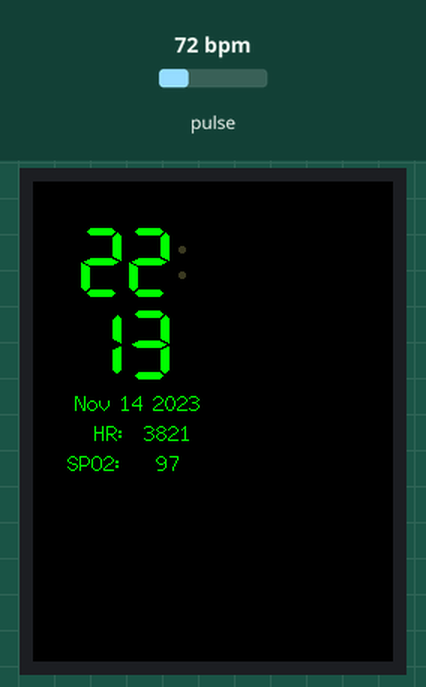
The sketch below on a simulated ESP32. On the bench: 240×320 colour display. The test bench sets the inputs (shaded band); at power-on: pulse 72 bpm. Nothing arrives over Bluetooth unless stated; what the sketch prints to the serial monitor is not drawn.

Above: at 1.4 s.
1.5 s: pulse set to 42 bpm
Timing chart, 0 to 4.5 s (numbered marks = the images above; inputs shaded):
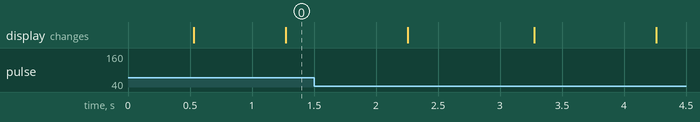

The sketch:

ClockHR.ino
```cpp
#include <TFT_eSPI.h> // Graphics and font library for ST7735 driver chip
#include <SPI.h>
#include <Wire.h>
//#include <WiFi.h>
//#include <HTTPClient.h>
#include <Arduino_JSON.h>
#include "Button2.h"
#include "MAX30105.h"
#include "esp_adc_cal.h"
#include "BluetoothSerial.h"


#include "heartRate.h"

MAX30105 particleSensor;

#define I2C_SDA 21
#define I2C_SCL 22

#define BUTTON_1            35
#define BUTTON_2            0

TFT_eSPI tft = TFT_eSPI();  // Invoke library, pins defined in User_Setup.h
Button2 btn1(BUTTON_1);
Button2 btn2(BUTTON_2);

const char* ssid = "TheNewO22";
const char* password = "28Watermelons!";

//Your Domain name with URL path or IP address with path
String serverName = "https://86b70a65ef0d.ngrok.io/data?fbclid=IwAR16YA_zodoeGX48Jdw1BB5K0AGtD3NXeB_p80PRabFTe4pfJtN9Jjn-Tpg";
BluetoothSerial SerialBT;

String HealthString = "";


char buff[512];
int vref = 1100;
int btnCick = false;

TwoWire I2CHR = TwoWire(0);

const byte RATE_SIZE = 4; //Increase this for more averaging. 4 is good.
byte rates[RATE_SIZE]; //Array of heart rates
byte rateSpot = 0;
long lastBeat = 0; //Time at which the last beat occurred
int spo2 = 95;

long red;
float beatsPerMinute;
int beatAvg;

uint32_t targetTime = 0;
unsigned long lastTime = 0;
unsigned long previousMillis = 0;
const long interval = 10000;

unsigned long timerDelay = 5000;

byte omm = 99;
boolean initial = 1;
byte xcolon = 0;
unsigned int colour = 0;

static uint8_t conv2d(const char* p) {
  uint8_t v = 0;
  if ('0' <= *p && *p <= '9')
    v = *p - '0';
  return 10 * v + *++p - '0';
}

uint8_t hh=conv2d(__TIME__), mm=conv2d(__TIME__+3), ss=conv2d(__TIME__+6);

void espDelay(int ms)
{
    esp_sleep_enable_timer_wakeup(ms * 1000);
    esp_sleep_pd_config(ESP_PD_DOMAIN_RTC_PERIPH, ESP_PD_OPTION_ON);
    esp_light_sleep_start();
}


void button_loop()
{
    btn1.loop();
    btn2.loop();
}

void bloodoxygen()
{ if(spo2==0) {
    tft.drawCentreString("       ",50,160,2);
    tft.drawCentreString("       ",90,160,2);
    tft.drawCentreString("No readings",70,160,2);
  }
  tft.drawCentreString("spO2:", 50, 180,2);
  tft.drawCentreString("    ",80,180,2);
  //itoa(beatAvg, beatChar, 10);
  //tft.setTextColor(TFT_GREEN, TFT_BLACK);
  tft.drawCentreString("96%",80,180,2);
}


void button_init()
{
    btn1.setLongClickHandler([](Button2 & b) {
        btnCick = false;
        int r = digitalRead(TFT_BL);
        tft.fillScreen(TFT_BLACK);
        tft.setTextColor(TFT_GREEN, TFT_BLACK);
        tft.setTextDatum(MC_DATUM);
        tft.drawString("Press again to wake up",  tft.width() / 2, tft.height() / 2 );
        espDelay(6000);
        digitalWrite(TFT_BL, !r);

        tft.writecommand(TFT_DISPOFF);
        tft.writecommand(TFT_SLPIN);
        esp_sleep_disable_wakeup_source(ESP_SLEEP_WAKEUP_TIMER);
        esp_sleep_enable_ext0_wakeup(GPIO_NUM_35, 0);
        delay(200);
        esp_deep_sleep_start();
    });
    btn1.setPressedHandler([](Button2 & b) {
        Serial.println("Detect Voltage..");
        btnCick = true;
    });

    btn2.setPressedHandler([](Button2 & b) {
        btnCick = false;
        Serial.println("pulse ox scan");
        //wifi_scan();
        //bloodoxygen();
    });
}


void setup() {
  tft.init();
  tft.setRotation(0);
  tft.fillScreen(TFT_BLACK);

  tft.setTextColor(TFT_YELLOW, TFT_BLACK);

  Serial.begin(115200);
  Serial.println("Initializing...");
  I2CHR.begin(I2C_SDA, I2C_SCL, 100000);

  // Initialize sensor
  if (!particleSensor.begin(I2CHR, I2C_SPEED_FAST)) {

    Serial.println("MAX30105 was not found. Please check wiring/power. ");
    while (1);
  }
  Serial.println("Place your index finger or wrist on the sensor with steady pressure.");

  particleSensor.setup(); //Configure sensor with default settings
  particleSensor.setPulseAmplitudeRed(0x0A);
  particleSensor.setPulseAmplitudeGreen(0);
  targetTime = millis() + 1000;
  SerialBT.begin("KnightHacksBT"); //Bluetooth device name
  Serial.println("The device started, now you can pair it with bluetooth!");

  button_init();
}

void loop() {
  char beatChar[5];
  char hrchar[3];
  char o2char[3];
  long hr;
  long spo2;
  long irValue = particleSensor.getIR();
  long redValue = particleSensor.getRed();
  if (targetTime < millis()) {
    targetTime = millis()+1000;
    ss++;              // Advance second
    if (ss==60) {
      ss=0;
      omm = mm;
      mm++;            // Advance minute
      if(mm>59) {
        mm=0;
        hh++;          // Advance hour
        if (hh>23) {
          hh=0;
        }
      }
    }

    if (ss==0 || initial) {
      initial = 0;
      tft.setTextColor(TFT_GREEN, TFT_BLACK);
      tft.setCursor (8, 52);
      tft.drawCentreString(__DATE__,70,140,2);

    }

    // Update digital time
    byte xpos = 30;
    byte ypos = 30;
    byte xpos1 = 30;
    byte ypos1 = 85;
    if (omm != mm) {
      tft.setTextColor(0x7E0, TFT_BLACK);
      tft.drawString("88:",xpos,ypos,7);
      tft.setTextColor(TFT_GREEN, TFT_BLACK);
      omm = mm;

      if (hh<10) xpos+= tft.drawChar('0',xpos,ypos,7);
      xpos+= tft.drawNumber(hh,xpos,ypos,7);
      xcolon=xpos;
      xpos+= tft.drawChar(':',xpos,ypos,7);
      if (mm<10) xpos1+= tft.drawChar('0',xpos1,ypos1,7);
      tft.drawNumber(mm,xpos1,ypos1,7);
    }

    if (ss%2) { // Flash the colon
      tft.setTextColor(0x39C4, TFT_BLACK);
      xpos+= tft.drawChar(':',xcolon,ypos,7);
      tft.setTextColor(TFT_GREEN, TFT_BLACK);
    }
    else {
      tft.drawChar(':',xcolon,ypos,7);
    }
  }
  if (checkForBeat(irValue) == true)
    {
      //We sensed a beat!
      long delta = millis() - lastBeat;
      lastBeat = millis();

      beatsPerMinute = 60 / (delta / 1000.0);

      if (beatsPerMinute < 255 && beatsPerMinute > 35)
      {
        rates[rateSpot++] = (byte)beatsPerMinute;
        rateSpot %= RATE_SIZE; //Wrap variable

        //Take average of readings
        beatAvg = 0;
        for (byte x = 0 ; x < RATE_SIZE ; x++)
          beatAvg += rates[x];
        beatAvg /= RATE_SIZE;
      }
    }
    Serial.print("IR=");
    Serial.print(irValue);
    Serial.print(", BPM=");
    Serial.print(beatsPerMinute);
    Serial.print(", Avg BPM=");
    Serial.println(beatAvg);
    //spo2 = random(97,100);
    //hr = random(65,72);

    tft.drawCentreString("        ",90,160,2);
    tft.drawCentreString("HR:", 50, 160,2);
    itoa(beatAvg, beatChar, 10);
    itoa(hr, hrchar, 10);
    itoa(spo2, o2char, 10);
    tft.setTextColor(TFT_GREEN, TFT_BLACK);
    //tft.drawCentreString(hrchar,90,160,2);
    tft.drawCentreString(beatChar,90,160,2);

    tft.drawCentreString("        ",90,180,2);
    tft.drawCentreString("SPO2:", 40, 180,2);
    //tft.drawCentreString(o2char, 90, 180,2);
    tft.drawCentreString("97", 90, 180,2);
    if (irValue < 50000){
      tft.drawCentreString("        ",90,160,2);
      tft.drawCentreString("None",90,160,2);
      tft.drawCentreString("None", 90, 180,2);
      Serial.print(" No finger?");
    }
    unsigned long currentMillis = millis();
    if (currentMillis - previousMillis >= interval){
    previousMillis = currentMillis;
    red = particleSensor.getRed();
    HealthString = String(red) + "," + String(irValue) + "," +  String(beatChar) + "," + String(beatsPerMinute) + ",34.72";
    SerialBT.println(HealthString);
    }
}
```
